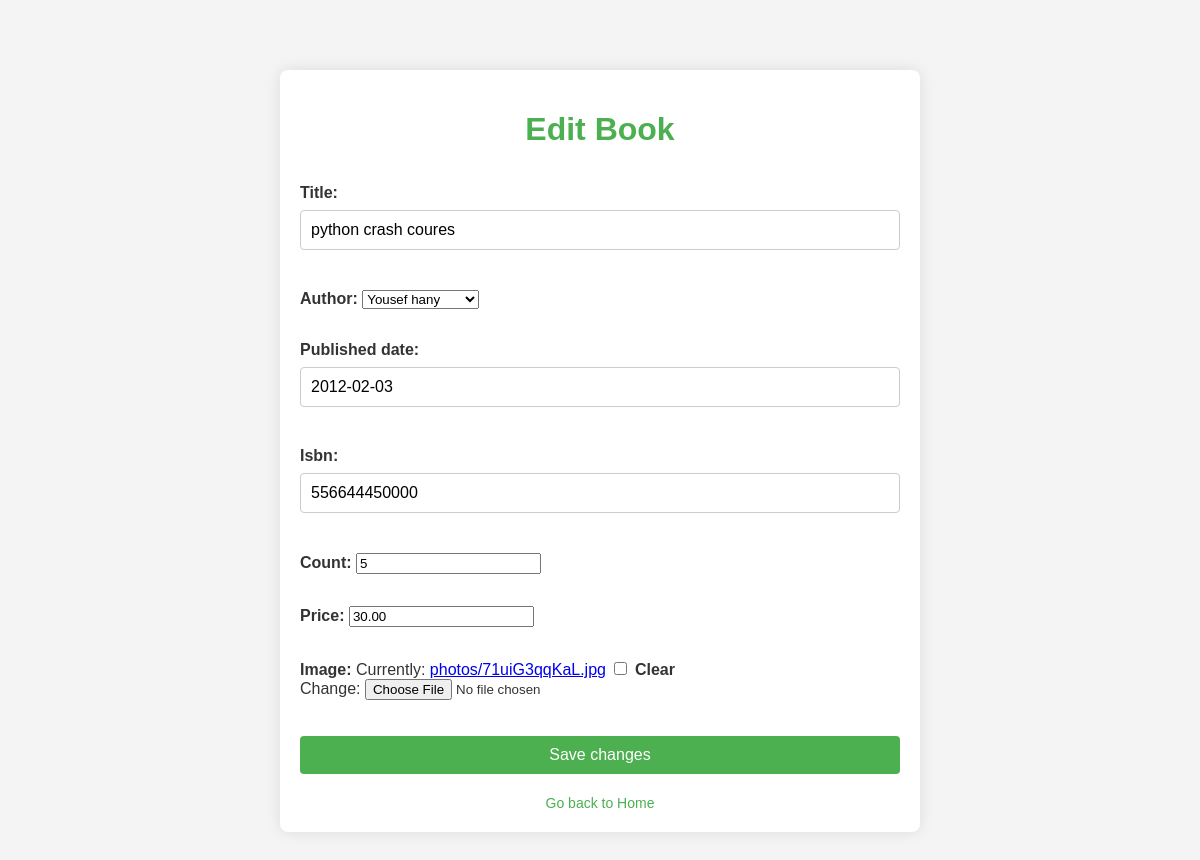
Page /book/edit/63/ on the committed database.
### library/models.py (models this page shows, shortened)
class Book(models.Model):
    title = models.CharField(max_length=200)
    author = models.ForeignKey(Author, on_delete=models.CASCADE)
    published_date = models.DateField()
    isbn = models.CharField(max_length=13)
    is_for_sale = models.BooleanField(default=True)
    is_for_rent = models.BooleanField(default=True)
    is_sold = models.BooleanField(default=False)
    is_rented = models.BooleanField(default=False)
    count = models.PositiveIntegerField(default=0)
    price = models.DecimalField(max_digits=10, decimal_places=2, default=0)
    image = models.ImageField(upload_to='photos/', null=True, blank=True)

### library/views.py (the view)
# urls.py: path('book/edit/<int:pk>/', views.edit_book, name='edit_book'),
def edit_book(request, pk):
    book = get_object_or_404(Book, pk=pk)
    if request.method == 'POST':
        form = BookForm(request.POST, instance=book)
        if form.is_valid():
            form.save()
            return redirect('home')  # Redirect to home after successful edit
    else:
        form = BookForm(instance=book)
    return render(request, 'library/edit_book.html', {'form': form})

### library/forms.py
class BookForm(forms.ModelForm):
    class Meta:
        model = Book
        fields = ['title', 'author', 'published_date', 'isbn','count', 'price', 'image']

### library/models.py (called while the page is built)
    def __str__(self):
        return self.name

### library/templates/library/edit_book.html (shortened to what this page needs)
<!DOCTYPE html>
<html lang="en">
<head>
</head>
<body>
    <div class="container">
        <h1>Edit Book</h1>
        <form method="POST">
            {{ form.as_p }}
            <button type="submit">Save changes</button>
        </form>
        <div class="back-link">
            <a href="{% url 'home' %}">Go back to Home</a>
        </div>
    </div>
</body>
</html>

### library/templates/library/edit_book.html (style rules this page uses)
body { font-family: 'Arial', sans-serif; background-color: #f4f4f4; color: #333; margin: 0; padding: 20px; }
.container { max-width: 600px; margin: 50px auto; padding: 20px; background-color: #fff; box-shadow: 0 0 15px rgba(0, 0, 0, 0.1); border-radius: 8px; }
h1 { color: #4CAF50; text-align: center; margin-bottom: 20px; }
form { display: flex; flex-direction: column; }
label { font-weight: bold; margin-bottom: 5px; }
input[type="text"], textarea { width: 100%; padding: 10px; margin: 8px 0; border: 1px solid #ccc; border-radius: 4px; box-sizing: border-box; font-size: 16px; }
button[type="submit"] { background-color: #4CAF50; color: white; padding: 10px 20px; border: none; border-radius: 4px; cursor: pointer; font-size: 16px; margin-top: 20px; }
.back-link { text-align: center; margin-top: 20px; }
.back-link a { color: #4CAF50; text-decoration: none; font-size: 14px; }

### rows in the picture
Book: title "python crash coures", author "Yousef hany", published_date "2012-02-03", isbn "556644450000", count "5", price "30.00"
